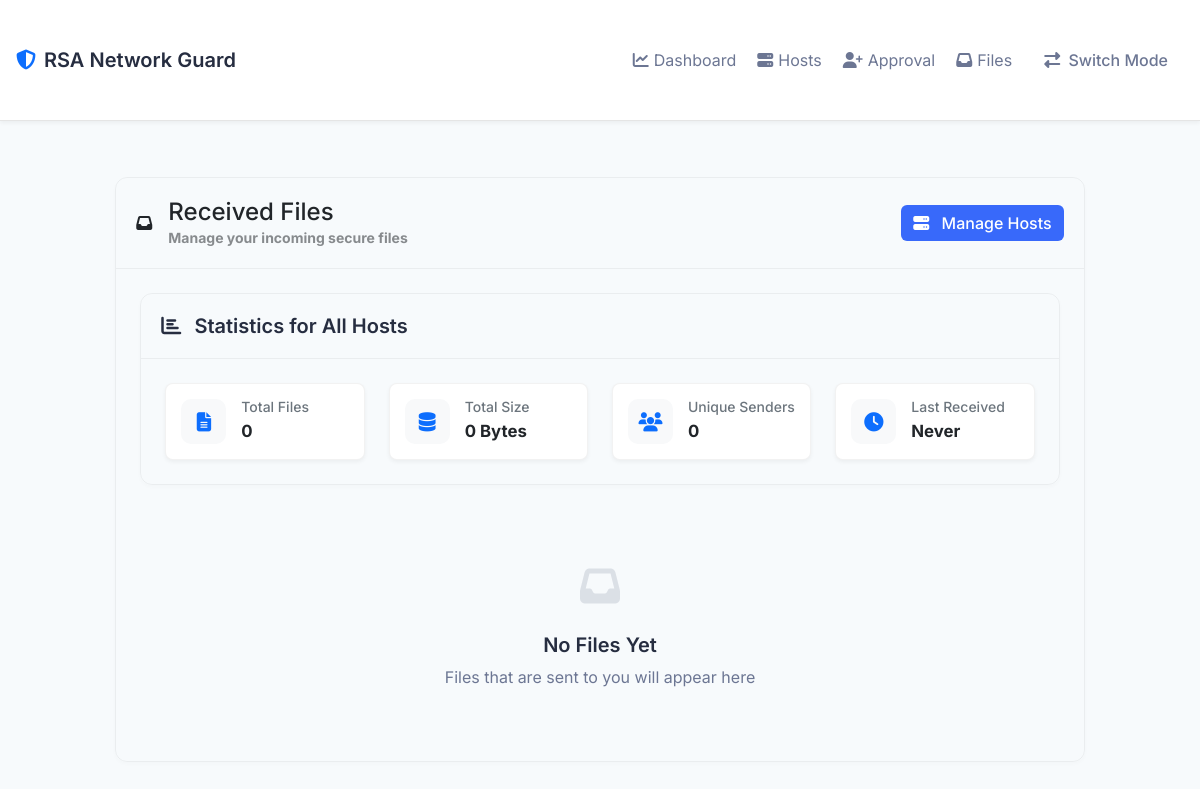
/receiver_files, run on an earlier commit of the app's database.
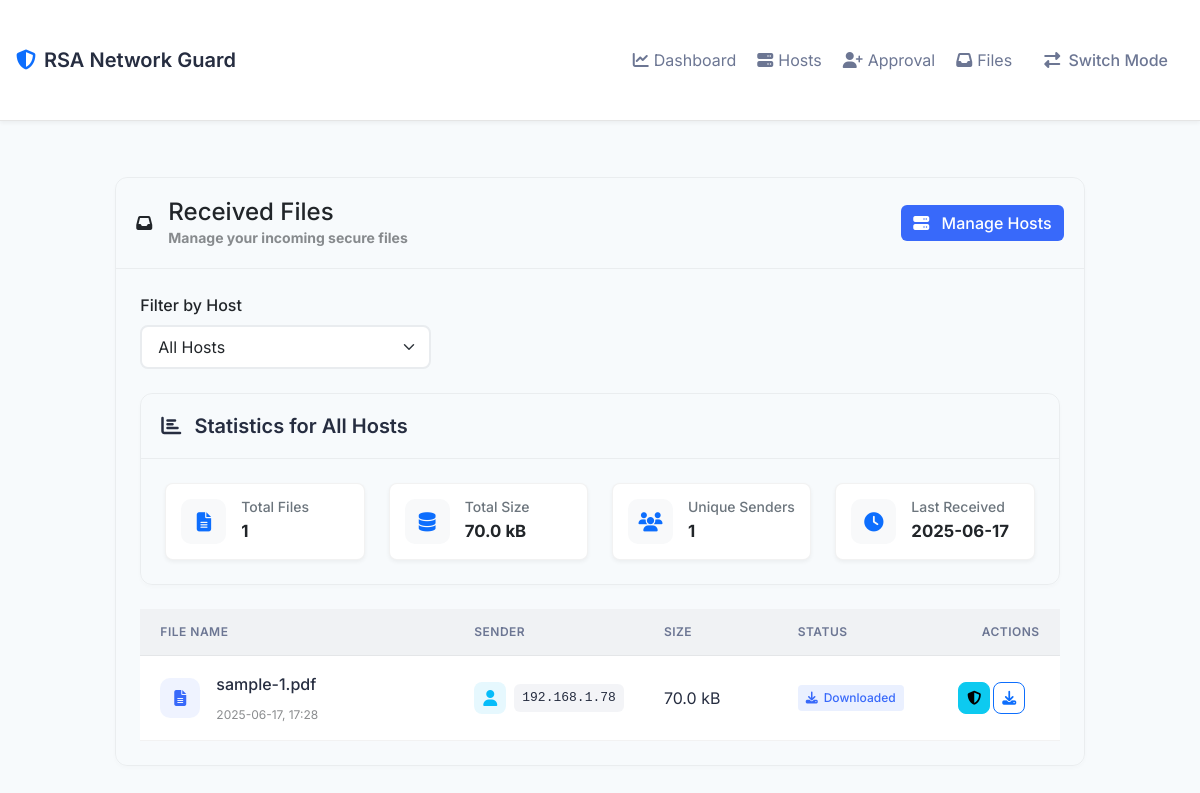
And on a later commit of the database.
### models.py (models this page shows, shortened)
class UploadSession(db.Model):
    id = db.Column(db.Integer, primary_key=True)
    sender_ip = db.Column(db.String(45), nullable=False)
    receiver_ip = db.Column(db.String(45), nullable=False)
    receiver_name = db.Column(db.String(100), nullable=False)
    session_token = db.Column(db.String(64), unique=True, nullable=False)
    filename = db.Column(db.String(255))
    file_hash = db.Column(db.String(128))
    file_size = db.Column(db.Integer)
    file_metadata = db.Column(db.Text)
    filepath = db.Column(db.String(512))
    drive_file_id = db.Column(db.String(100), nullable=True)
    drive_link = db.Column(db.String(512), nullable=True)
    source_type = db.Column(db.String(10))
    status = db.Column(db.String(20), default='pending')
    fail_step = db.Column(db.String(50))
    error_message = db.Column(db.Text)
    created_at = db.Column(db.DateTime, default=datetime.utcnow)
    updated_at = db.Column(db.DateTime, default=datetime.utcnow, onupdate=datetime.utcnow)
    downloaded_at = db.Column(db.DateTime)

### routes.py (the view)
@app.route('/receiver_files')
def receiver_files():
    client_ip = get_client_ip()
    hosts = Host.query.filter_by(created_by=client_ip).all()
    selected_host_id = request.args.get('host_id', type=int)
    if selected_host_id:
        selected_host = Host.query.get_or_404(selected_host_id)
        if selected_host.created_by != client_ip:
            flash('Access denied', 'error')
            return redirect(url_for('receiver_files'))
        received_files = UploadSession.query.filter_by(
            receiver_ip=selected_host.ip_address,
            receiver_name=selected_host.name
        ).order_by(UploadSession.created_at.desc()).all()
    else:
        host_ips = [host.ip_address for host in hosts]
        received_files = UploadSession.query.filter(
            UploadSession.receiver_ip.in_(host_ips)
        ).order_by(UploadSession.created_at.desc()).all()
    stats = {
        'total_files': len(received_files),
        'total_size': sum(f.file_size for f in received_files if f.file_size),
        'unique_senders': len(set(f.sender_ip for f in received_files)),
        'last_received': max((f.created_at for f in received_files), default=None)
    }
    return render_template('received_files.html',
                         hosts=hosts,
                         selected_host_id=selected_host_id,
                         received_files=received_files,
                         stats=stats)

### routes.py (called while the page is built)
def get_client_ip():
    ip = None
    if request.headers.get('X-Forwarded-For'):
        ip = request.headers.get('X-Forwarded-For').split(',')[0].strip()
    elif request.headers.get('X-Real-IP'):
        ip = request.headers.get('X-Real-IP')
    else:
        ip = request.remote_addr
    try:
        return ipaddress.ip_address(ip).exploded
    except ValueError:
        return None

### templates/received_files.html (shortened to what the changed rows need)
{% extends "base.html" %}
{% block content %}
<div class="row justify-content-center">
    <div class="col-lg-10">
        <div class="card mb-4">
            <div id="received-files-container" class="card-body">
                {% if hosts %}
                <div class="mb-4">
                    <form action="{{ url_for('receiver_files') }}" method="GET" class="row">
                        <div class="col-md-4">
                            <label class="form-label fw-medium mb-2">Filter by Host</label>
                            <select class="form-select" id="hostSelect" name="host_id" onchange="this.form.submit()">
                                <option value="">All Hosts</option>
                            </select>
                        </div>
                    </form>
                </div>
                {% endif %}
                <div class="card mb-4">
                    <div class="card-body">
                        <div class="row g-4">
                            <div class="col-md-3">
                                <div class="stat-card">
                                    <div class="stat-info">
                                        <h6>Total Files</h6>
                                        <strong>{{ stats.total_files }}</strong>
                                    </div>
                                </div>
                            </div>
                            <div class="col-md-3">
                                <div class="stat-card">
                                    <div class="stat-info">
                                        <h6>Total Size</h6>
                                        <strong>{{ stats.total_size | filesizeformat }}</strong>
                                    </div>
                                </div>
                            </div>
                            <div class="col-md-3">
                                <div class="stat-card">
                                    <div class="stat-info">
                                        <h6>Unique Senders</h6>
                                        <strong>{{ stats.unique_senders }}</strong>
                                    </div>
                                </div>
                            </div>
                            <div class="col-md-3">
                                <div class="stat-card">
                                    <div class="stat-info">
                                        <h6>Last Received</h6>
                                        <strong>{{ stats.last_received.strftime('%Y-%m-%d') if stats.last_received else 'Never' }}</strong>
                                    </div>
                                </div>
                            </div>
                        </div>
                    </div>
                </div>
                {% if received_files %}
                <div class="table-responsive">
                    <table id="table-received-files" class="table table-hover align-middle mb-0">
                        <thead>
                            <tr>
                                <th style="width: 35%">File Name</th>
                                <th style="width: 20%">Sender</th>
                                <th style="width: 15%">Size</th>
                                <th style="width: 15%">Status</th>
                                <th style="width: 15%" class="text-end">Actions</th>
                            </tr>
                        </thead>
                        <tbody>
                            {% for file in received_files %}
                            <tr data-session-token="{{ file.session_token }}" data-file-id="{{ file.id }}">
                                <td>
                                    <div class="d-flex align-items-center">
                                        <div class="file-icon me-3">
                                            <i class="fas fa-file-alt"></i>
                                        </div>
                                        <div class="file-info">
                                            <div class="file-name">{{ file.filename }}</div>
                                            <div class="file-date text-muted small">
                                                {{ file.created_at.strftime('%Y-%m-%d, %H:%M') }}
                                            </div>
                                        </div>
                                    </div>
                                </td>
                                <td>
                                    <div class="d-flex align-items-center">
                                        <div class="sender-avatar me-2">
                                            <i class="fas fa-user"></i>
                                        </div>
                                        <code class="sender-ip">{{ file.sender_ip }}</code>
                                    </div>
                                </td>
                                <td>{{ file.file_size | filesizeformat }}</td>
                                <td>
                                    {% if file.status == 'verified' %}
                                        <span class="status-badge status-verified">
                                            <i class="fas fa-check-circle"></i>
                                            Verified
                                        </span>
                                    {% elif file.status == 'failed' %}
                                        <span class="status-badge status-failed">
                                            <i class="fas fa-times-circle"></i>
                                            Failed
                                        </span>
                                    {% elif file.status == 'downloaded' %}
                                        <span class="status-badge status-downloaded">
                                            <i class="fas fa-download"></i>
                                            Downloaded
                                        </span>
                                    {% else %}
                                        <span class="status-badge status-pending">
                                            <i class="fas fa-clock"></i>
                                            Pending
                                        </span>
                                    {% endif %}
                                </td>
                                <td class="text-end">
                                    <div id="file-action-btn" style="display: flex; gap: 3px; justify-content: center;">
                                        {% if file.status != 'pending' %}
                                        <button type="button" class="btn btn-sm btn-info verify-details-btn"
                                                data-session-token="{{ file.session_token }}"
                                                data-file-id="{{ file.id }}"
                                                data-host-id="{{ file.receiver_ip }}"
                                                data-bs-toggle="tooltip"
                                                data-bs-title="View Verification Details">
                                            <i class="fas fa-shield-alt"></i>
                                        </button>
                                        {% endif %}
                                        <button type="button" class="btn btn-sm btn-outline-primary download-btn"
                                                data-session-token="{{ file.session_token }}"
                                                data-file-id="{{ file.id }}"
                                                data-bs-toggle="tooltip"
                                                data-bs-title="{% if file.status == 'verified' or file.status == 'downloaded' %}Download Decrypted File{% else %}Download Encrypted File{% endif %}">
                                            <i class="fas {% if file.status == 'verified' or file.status == 'downloaded' %}fa-download{% else %}fa-lock{% endif %}"></i>
                                        </button>
                                    </div>
                                </td>
                            </tr>
                            {% endfor %}
                        </tbody>
                    </table>
                </div>
                {% else %}
                <div class="empty-state text-center py-5">
                    <div class="empty-state-icon mb-3">
                        <i class="fas fa-inbox"></i>
                    </div>
                    <h5 class="empty-state-title">No Files Yet</h5>
                    <p class="empty-state-text mb-0">Files that are sent to you will appear here</p>
                </div>
                {% endif %}
            </div>
        </div>
    </div>
</div>
{% endblock %}

What changed in the data, as far as the page shows it:
now on this page (row edited): UploadSession: last_received "2025-06-17", filename "sample-1.pdf", created_at "2025-06-17, 17:28", sender_ip "192.168.1.78", file_size|filesizeformat "70.0 kB", status "downloaded" (drawn)
Also different on the page:
form field host_id: (not shown) → "All Hosts"
{{ stats.total_files }}: "0" → "1"
{{ stats.total_size | filesizeformat }}: "0 Bytes" → "70.0 kB"
{{ stats.unique_senders }}: "0" → "1"
text no longer shown: "Never No Files Yet Files that are sent to you will appear here"
text now shown: "Filter by Host FILE NAME SENDER SIZE STATUS ACTIONS"
